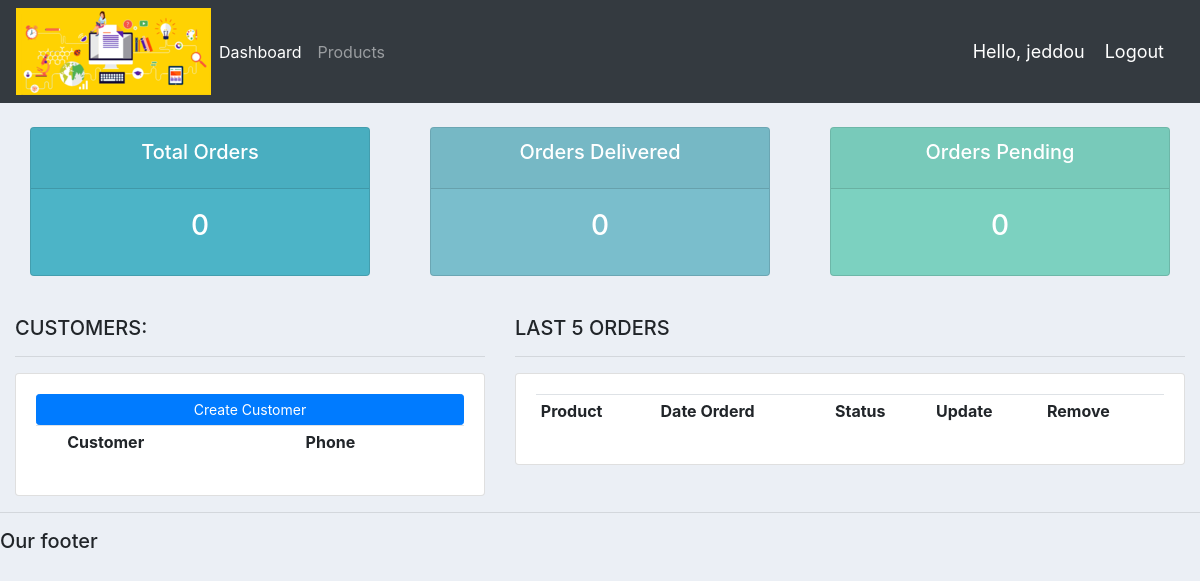
Before: / (signed in) with the older database file.
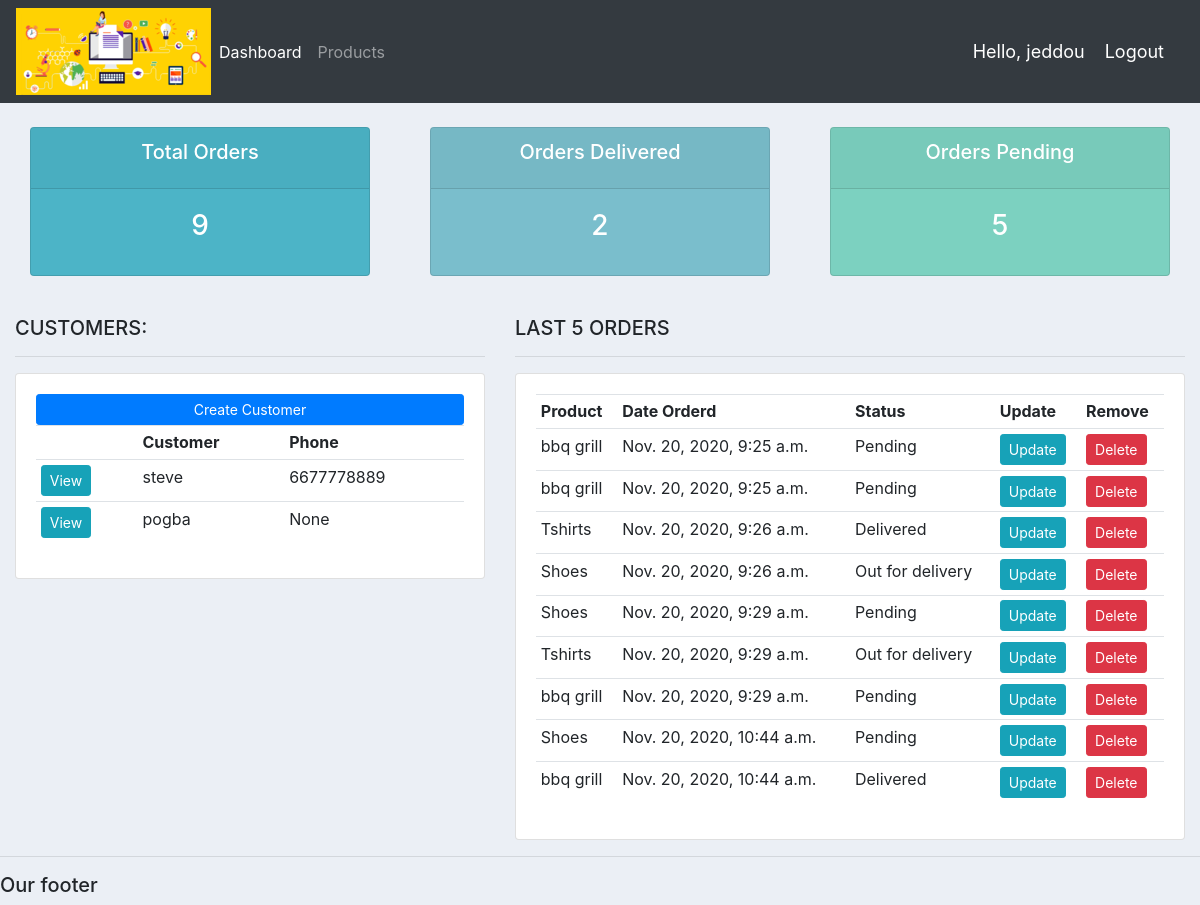
After: the same page with the newer database file.
### accounts/models.py (models this page shows, shortened)
class Customer(models.Model):
	user = models.OneToOneField(User, null=True,blank = True ,on_delete=models.CASCADE)
	name = models.CharField(max_length=200, null=True)
	phone = models.CharField(max_length=200, null=True)
	email = models.CharField(max_length=200, null=True)
	profile_pic = models.ImageField(default="profile1.png", null=True, blank=True)
	date_created = models.DateTimeField(auto_now_add=True, null=True)

class Order(models.Model):
	STATUS = (
			('Pending', 'Pending'),
			('Out for delivery', 'Out for delivery'),
			('Delivered', 'Delivered'),
			)
	customer = models.ForeignKey(Customer, null=True, on_delete= models.SET_NULL)
	product = models.ForeignKey(Product, null=True, on_delete= models.SET_NULL)
	date_created = models.DateTimeField(auto_now_add=True, null=True)
	status = models.CharField(max_length=200, null=True, choices=STATUS)
	note = models.CharField(max_length=1000, null=True)

class Product(models.Model):
	CATEGORY = (
			('Indoor', 'Indoor'),
			('Out Door', 'Out Door'),
			)
	name = models.CharField(max_length=200, null=True)
	price = models.FloatField(null=True)
	category = models.CharField(max_length=200, null=True, choices=CATEGORY)
	description = models.CharField(max_length=200, null=True, blank=True)
	date_created = models.DateTimeField(auto_now_add=True, null=True)
	tags = models.ManyToManyField(Tag)
	def __str__(self):
		return self.name

### accounts/decorators.py (the view)
	def wrapper_function(request, *args, **kwargs):
		group = None
		if request.user.groups.exists():
			group = request.user.groups.all()[0].name
		if group == 'customer':
			return redirect('user-page')
		if group == 'admin':
			return view_func(request, *args, **kwargs)

### accounts/views.py (called while the page is built)
@login_required(login_url='login')
@admin_only
def home(request):
	orders = Order.objects.all()
	customers = Customer.objects.all()
	total_customers = customers.count()
	total_orders = orders.count()
	delivered = orders.filter(status='Delivered').count()
	pending = orders.filter(status='Pending').count()
	context = {'orders':orders, 'customers':customers,
	'total_orders':total_orders,'delivered':delivered,
	'pending':pending }
	return render(request, 'accounts/dashboard.html', context)

### accounts/templates/accounts/dashboard.html
{%  extends 'accounts/main.html' %}
{% block content %}
{%  include 'accounts/status.html' %}
<br>
<div class="row">
	<div class="col-md-5">
		<h5>CUSTOMERS:</h5>
		<hr>
		<div class="card card-body">
			<a class="btn btn-primary  btn-sm btn-block" href="">Create Customer</a>
			<table class="table table-sm">
				<tr>
					<th></th>
					<th>Customer</th>
					<th>Phone</th>
				</tr>
				{% for customer in customers %}
					<tr>
						<td><a class="btn btn-sm btn-info" href="{% url 'customer' customer.id %}">View</a></td>
						<td>{{customer.name}}</td>
						<td>{{customer.phone}}</td>
					</tr>
				{% endfor %}
			</table>
		</div>
	</div>
	<div class="col-md-7">
		<h5>LAST 5 ORDERS</h5>
		<hr>
		<div class="card card-body">
			<table class="table table-sm">
				<tr>
					<th>Product</th>
					<th>Date Orderd</th>
					<th>Status</th>
					<th>Update</th>
					<th>Remove</th>
				</tr>
				{% for order in orders %}
					<tr>
						<td>{{order.product}}</td>
						<td>{{order.date_created}}</td>
						<td>{{order.status}}</td>
						<td><a class="btn btn-sm btn-info" href="{% url 'update_order' order.id %}">Update</a></td>
						<td><a class="btn btn-sm btn-danger" href="{% url 'delete_order' order.id %}">Delete</a></td>
					</tr>
				{% endfor %}
			</table>
		</div>
	</div>
</div>
{% endblock %}

Changed rows visible on the page:
added Customer: name "steve", phone "6677778889"
added Customer: name "pogba", phone "None"
added Order: product "bbq grill", date_created "Nov. 20, 2020, 9:25 a.m.", status "Pending"
added Order: product "bbq grill", date_created "Nov. 20, 2020, 9:25 a.m.", status "Pending"
added Order: product "Tshirts", date_created "Nov. 20, 2020, 9:26 a.m.", status "Delivered"
added Order: product "Shoes", date_created "Nov. 20, 2020, 9:26 a.m.", status "Out for delivery"
added Order: product "Shoes", date_created "Nov. 20, 2020, 9:29 a.m.", status "Pending"
added Order: product "Tshirts", date_created "Nov. 20, 2020, 9:29 a.m.", status "Out for delivery"
added Order: product "bbq grill", date_created "Nov. 20, 2020, 9:29 a.m.", status "Pending"
added Order: product "Shoes", date_created "Nov. 20, 2020, 10:44 a.m.", status "Pending"
added Order: product "bbq grill", date_created "Nov. 20, 2020, 10:44 a.m.", status "Delivered"
Other visible differences:
{{ total_orders }}: "0" → "9"
{{ delivered }}: "0" → "2"
{{ pending }}: "0" → "5"
